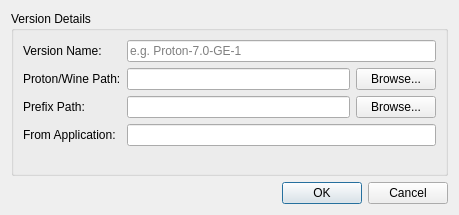
<?xml version="1.0" encoding="UTF-8"?>
<ui version="4.0">
 <class>customproton</class>
 <widget class="QDialog" name="customproton">
  <property name="geometry">
   <rect>
    <x>0</x>
    <y>0</y>
    <width>459</width>
    <height>215</height>
   </rect>
  </property>
  <property name="windowTitle">
   <string>Dialog</string>
  </property>
  <layout class="QVBoxLayout" name="verticalLayout">
   <item>
    <widget class="QGroupBox" name="groupBox">
     <property name="title">
      <string>Version Details</string>
     </property>
     <layout class="QFormLayout" name="formLayout">
      <item row="0" column="0">
       <widget class="QLabel" name="label">
        <property name="text">
         <string>Version Name:</string>
        </property>
       </widget>
      </item>
      <item row="0" column="1">
       <widget class="QLineEdit" name="edtProtonVersion">
        <property name="placeholderText">
         <string>e.g. Proton-7.0-GE-1</string>
        </property>
       </widget>
      </item>
      <item row="1" column="0">
       <widget class="QLabel" name="label_2">
        <property name="text">
         <string>Proton/Wine Path:</string>
        </property>
       </widget>
      </item>
      <item row="1" column="1">
       <layout class="QHBoxLayout" name="horizontalLayout">
        <item>
         <widget class="QLineEdit" name="edtProton"/>
        </item>
        <item>
         <widget class="QPushButton" name="pushButton">
          <property name="text">
           <string>Browse...</string>
          </property>
         </widget>
        </item>
       </layout>
      </item>
      <item row="2" column="0">
       <widget class="QLabel" name="label_3">
        <property name="text">
         <string>Prefix Path:</string>
        </property>
       </widget>
      </item>
      <item row="2" column="1">
       <layout class="QHBoxLayout" name="horizontalLayout_2">
        <item>
         <widget class="QLineEdit" name="edtPfx"/>
        </item>
        <item>
         <widget class="QPushButton" name="pushButton_2">
          <property name="text">
           <string>Browse...</string>
          </property>
         </widget>
        </item>
       </layout>
      </item>
      <item row="3" column="1">
       <widget class="QLineEdit" name="edtAppname"/>
      </item>
      <item row="3" column="0">
       <widget class="QLabel" name="label_4">
        <property name="text">
         <string>From Application:</string>
        </property>
       </widget>
      </item>
     </layout>
    </widget>
   </item>
   <item>
    <widget class="QDialogButtonBox" name="buttonBox">
     <property name="orientation">
      <enum>Qt::Orientation::Horizontal</enum>
     </property>
     <property name="standardButtons">
      <set>QDialogButtonBox::StandardButton::Cancel|QDialogButtonBox::StandardButton::Ok</set>
     </property>
    </widget>
   </item>
  </layout>
 </widget>
 <resources/>
 <connections>
  <connection>
   <sender>buttonBox</sender>
   <signal>accepted()</signal>
   <receiver>customproton</receiver>
   <slot>accept()</slot>
   <hints>
    <hint type="sourcelabel">
     <x>248</x>
     <y>254</y>
    </hint>
    <hint type="destinationlabel">
     <x>157</x>
     <y>274</y>
    </hint>
   </hints>
  </connection>
  <connection>
   <sender>buttonBox</sender>
   <signal>rejected()</signal>
   <receiver>customproton</receiver>
   <slot>reject()</slot>
   <hints>
    <hint type="sourcelabel">
     <x>316</x>
     <y>260</y>
    </hint>
    <hint type="destinationlabel">
     <x>286</x>
     <y>274</y>
    </hint>
   </hints>
  </connection>
 </connections>
</ui>
